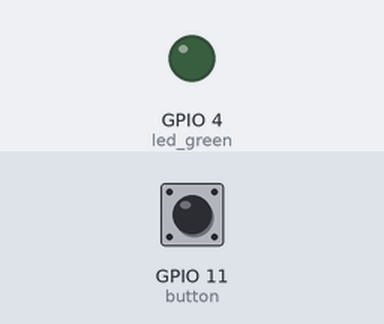
A program run on a simulated Raspberry Pi (BCM pin numbers) with a Pibrella. Parts: output pins drawn as LEDs (lit = HIGH). The inputs (shaded band) are chosen by the test bench; at power-on: GPIO 11 (button) LOW. What the program prints to the terminal is not drawn.

Above: at 1.2 s.
1.3 s: GPIO 11 (button) pulled HIGH for 0.15 s
At 1.37 s:
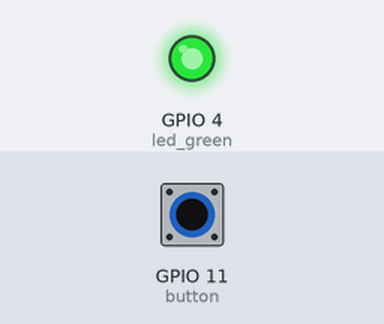
2.9 s: GPIO 11 (button) pulled HIGH for 3.2 s
At 7.4 s:
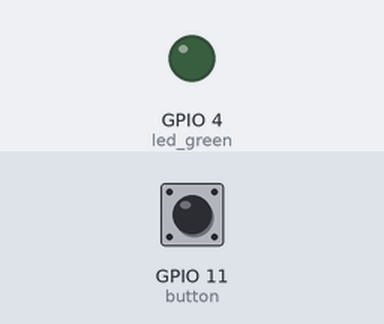
Timing chart, 0 to 8.9 s (numbered marks = the images above; inputs shaded):
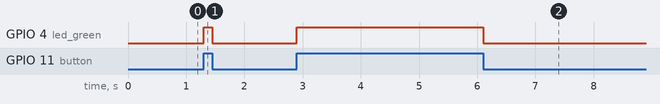

The program:

pibrella_button.py
```python
# Change History:
# 2020-03-10/ec:    Initial release

from gpiozero import LED, Button

def button_on():
    led_green.on()

def button_off():
    led_green.off()

button = Button(11, pull_up=False)  # *** pull_up must be False ***
button.when_pressed = button_on
button.when_released = button_off

led_green = LED(4)

print("Press and hold the Button on Pibrella to turn on LED.")
input("Press Enter to Exit.")
print("Bye!")
```

Measured:
- after the input at 1.3 s, GPIO 4 (led_green): LOW → HIGH at once, → LOW 0.15 s later
- after the input at 2.9 s, GPIO 4 (led_green): LOW → HIGH at once, → LOW 3.2 s later
